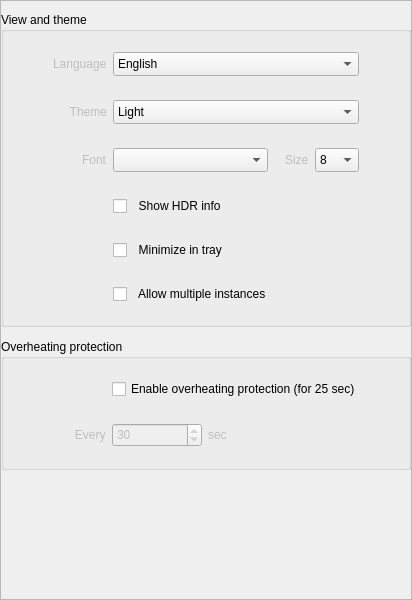
              <widget class="QWidget" name="tab_2">
               <attribute name="title">
                <string>Advanced</string>
               </attribute>
               <layout class="QGridLayout" name="gridLayout_11">
                <property name="leftMargin">
                 <number>0</number>
                </property>
                <property name="topMargin">
                 <number>0</number>
                </property>
                <property name="rightMargin">
                 <number>0</number>
                </property>
                <property name="bottomMargin">
                 <number>0</number>
                </property>
                <property name="spacing">
                 <number>0</number>
                </property>
                <item row="0" column="0">
                 <widget class="QFrame" name="frameAltTab_2">
                  <property name="minimumSize">
                   <size>
                    <width>0</width>
                    <height>600</height>
                   </size>
                  </property>
                  <property name="frameShape">
                   <enum>QFrame::StyledPanel</enum>
                  </property>
                  <property name="frameShadow">
                   <enum>QFrame::Raised</enum>
                  </property>
                  <layout class="QGridLayout" name="gridLayout_18">
                   <property name="leftMargin">
                    <number>0</number>
                   </property>
                   <property name="topMargin">
                    <number>11</number>
                   </property>
                   <property name="rightMargin">
                    <number>0</number>
                   </property>
                   <property name="bottomMargin">
                    <number>0</number>
                   </property>
                   <property name="verticalSpacing">
                    <number>0</number>
                   </property>
                   <item row="0" column="0">
                    <widget class="QGroupBox" name="groupBoxSettings_4">
                     <property name="title">
                      <string>View and theme</string>
                     </property>
                     <layout class="QGridLayout" name="gridLayout_19">
                      <property name="topMargin">
                       <number>20</number>
                      </property>
                      <property name="bottomMargin">
                       <number>20</number>
                      </property>
                      <item row="0" column="0">
                       <layout class="QGridLayout" name="gridLayout_20">
                        <property name="leftMargin">
                         <number>0</number>
                        </property>
                        <property name="topMargin">
                         <number>0</number>
                        </property>
                        <property name="rightMargin">
                         <number>0</number>
                        </property>
                        <item row="8" column="2" alignment="Qt::AlignLeft">
                         <widget class="QCheckBox" name="checkBox_tray">
                          <property name="maximumSize">
                           <size>
                            <width>600</width>
                            <height>30</height>
                           </size>
                          </property>
                          <property name="text">
                           <string>  Minimize in tray</string>
                          </property>
                         </widget>
                        </item>
                        <item row="4" column="1" alignment="Qt::AlignRight">
                         <widget class="QLabel" name="label_font">
                          <property name="enabled">
                           <bool>false</bool>
                          </property>
                          <property name="text">
                           <string>Font</string>
                          </property>
                         </widget>
                        </item>
                        <item row="2" column="2" colspan="4">
                         <widget class="QComboBox" name="comboBox_theme">
                          <property name="enabled">
                           <bool>true</bool>
                          </property>
                          <property name="sizePolicy">
                           <sizepolicy hsizetype="Minimum" vsizetype="Fixed">
                            <horstretch>0</horstretch>
                            <verstretch>0</verstretch>
                           </sizepolicy>
                          </property>
                          <property name="minimumSize">
                           <size>
                            <width>246</width>
                            <height>24</height>
                           </size>
                          </property>
                          <property name="maximumSize">
                           <size>
                            <width>246</width>
                            <height>30</height>
                           </size>
                          </property>
                          <property name="styleSheet">
                           <string notr="true"/>
                          </property>
                          <property name="currentIndex">
                           <number>0</number>
                          </property>
                          <item>
                           <property name="text">
                            <string>Light</string>
                           </property>
                          </item>
                          <item>
                           <property name="text">
                            <string>Dark</string>
                           </property>
                          </item>
                         </widget>
                        </item>
                        <item row="0" column="2" colspan="4">
                         <widget class="QComboBox" name="comboBox_lang">
                          <property name="sizePolicy">
                           <sizepolicy hsizetype="Minimum" vsizetype="Fixed">
                            <horstretch>0</horstretch>
                            <verstretch>0</verstretch>
                           </sizepolicy>
                          </property>
                          <property name="minimumSize">
                           <size>
                            <width>246</width>
                            <height>24</height>
                           </size>
                          </property>
                          <property name="maximumSize">
                           <size>
                            <width>246</width>
                            <height>30</height>
                           </size>
                          </property>
                          <item>
                           <property name="text">
                            <string>English</string>
                           </property>
                          </item>
                          <item>
                           <property name="text">
                            <string>Chinese</string>
                           </property>
                          </item>
                          <item>
                           <property name="text">
                            <string>German</string>
                           </property>
                          </item>
                          <item>
                           <property name="text">
                            <string>Russian</string>
                           </property>
                          </item>
                         </widget>
                        </item>
                        <item row="0" column="1" alignment="Qt::AlignRight">
                         <widget class="QLabel" name="label_1">
                          <property name="enabled">
                           <bool>false</bool>
                          </property>
                          <property name="text">
                           <string>Language</string>
                          </property>
                         </widget>
                        </item>
                        <item row="7" column="2">
                         <spacer name="verticalSpacer_8">
                          <property name="orientation">
                           <enum>Qt::Vertical</enum>
                          </property>
                          <property name="sizeType">
                           <enum>QSizePolicy::Fixed</enum>
                          </property>
                          <property name="sizeHint" stdset="0">
                           <size>
                            <width>20</width>
                            <height>18</height>
                           </size>
                          </property>
                         </spacer>
                        </item>
                        <item row="2" column="1" alignment="Qt::AlignRight">
                         <widget class="QLabel" name="label_theme">
                          <property name="enabled">
                           <bool>false</bool>
                          </property>
                          <property name="sizePolicy">
                           <sizepolicy hsizetype="Preferred" vsizetype="Preferred">
                            <horstretch>0</horstretch>
                            <verstretch>0</verstretch>
                           </sizepolicy>
                          </property>
                          <property name="text">
                           <string>   Theme</string>
                          </property>
                          <property name="alignment">
                           <set>Qt::AlignRight|Qt::AlignTrailing|Qt::AlignVCenter</set>
                          </property>
                         </widget>
                        </item>
                        <item row="5" column="2">
                         <spacer name="verticalSpacer_6">
                          <property name="orientation">
                           <enum>Qt::Vertical</enum>
                          </property>
                          <property name="sizeType">
                           <enum>QSizePolicy::Fixed</enum>
                          </property>
                          <property name="sizeHint" stdset="0">
                           <size>
                            <width>20</width>
                            <height>18</height>
                           </size>
                          </property>
                         </spacer>
                        </item>
                        <item row="2" column="0">
                         <spacer name="horizontalSpacer_11">
                          <property name="orientation">
                           <enum>Qt::Horizontal</enum>
                          </property>
                          <property name="sizeType">
                           <enum>QSizePolicy::Expanding</enum>
                          </property>
                          <property name="sizeHint" stdset="0">
                           <size>
                            <width>40</width>
                            <height>20</height>
                           </size>
                          </property>
                         </spacer>
                        </item>
                        <item row="4" column="5" alignment="Qt::AlignRight">
                         <widget class="QComboBox" name="comboBox_fontsize">
                          <property name="sizePolicy">
                           <sizepolicy hsizetype="Minimum" vsizetype="Fixed">
                            <horstretch>0</horstretch>
                            <verstretch>0</verstretch>
                           </sizepolicy>
                          </property>
                          <property name="minimumSize">
                           <size>
                            <width>30</width>
                            <height>24</height>
                           </size>
                          </property>
                          <property name="maximumSize">
                           <size>
                            <width>50</width>
                            <height>30</height>
                           </size>
                          </property>
                          <item>
                           <property name="text">
                            <string notr="true">8</string>
                           </property>
                          </item>
                          <item>
                           <property name="text">
                            <string notr="true">9</string>
                           </property>
                          </item>
                          <item>
                           <property name="text">
                            <string notr="true">10</string>
                           </property>
                          </item>
                          <item>
                           <property name="text">
                            <string notr="true">11</string>
                           </property>
                          </item>
                          <item>
                           <property name="text">
                            <string notr="true">12</string>
                           </property>
                          </item>
                         </widget>
                        </item>
                        <item row="4" column="6">
                         <spacer name="horizontalSpacer_10">
                          <property name="orientation">
                           <enum>Qt::Horizontal</enum>
                          </property>
                          <property name="sizeHint" stdset="0">
                           <size>
                            <width>40</width>
                            <height>20</height>
                           </size>
                          </property>
                         </spacer>
                        </item>
                        <item row="2" column="6">
                         <spacer name="horizontalSpacer_9">
                          <property name="orientation">
                           <enum>Qt::Horizontal</enum>
                          </property>
                          <property name="sizeHint" stdset="0">
                           <size>
                            <width>40</width>
                            <height>20</height>
                           </size>
                          </property>
                         </spacer>
                        </item>
                        <item row="4" column="4" alignment="Qt::AlignRight">
                         <widget class="QLabel" name="label_fontSize">
                          <property name="enabled">
                           <bool>false</bool>
                          </property>
                          <property name="text">
                           <string>Size</string>
                          </property>
                         </widget>
                        </item>
                        <item row="3" column="2">
                         <spacer name="verticalSpacer_16">
                          <property name="orientation">
                           <enum>Qt::Vertical</enum>
                          </property>
                          <property name="sizeType">
                           <enum>QSizePolicy::Fixed</enum>
                          </property>
                          <property name="sizeHint" stdset="0">
                           <size>
                            <width>20</width>
                            <height>18</height>
                           </size>
                          </property>
                         </spacer>
                        </item>
                        <item row="6" column="2">
                         <widget class="QCheckBox" name="checkBox_showHDR">
                          <property name="enabled">
                           <bool>true</bool>
                          </property>
                          <property name="sizePolicy">
                           <sizepolicy hsizetype="Minimum" vsizetype="Fixed">
                            <horstretch>0</horstretch>
                            <verstretch>0</verstretch>
                           </sizepolicy>
                          </property>
                          <property name="maximumSize">
                           <size>
                            <width>600</width>
                            <height>30</height>
                           </size>
                          </property>
                          <property name="styleSheet">
                           <string notr="true"/>
                          </property>
                          <property name="text">
                           <string>  Show HDR info</string>
                          </property>
                          <property name="checkable">
                           <bool>true</bool>
                          </property>
                          <property name="checked">
                           <bool>false</bool>
                          </property>
                         </widget>
                        </item>
                        <item row="4" column="2" colspan="2" alignment="Qt::AlignLeft">
                         <widget class="QComboBox" name="comboBox_font">
                          <property name="sizePolicy">
                           <sizepolicy hsizetype="Preferred" vsizetype="Fixed">
                            <horstretch>0</horstretch>
                            <verstretch>0</verstretch>
                           </sizepolicy>
                          </property>
                          <property name="minimumSize">
                           <size>
                            <width>155</width>
                            <height>24</height>
                           </size>
                          </property>
                          <property name="maximumSize">
                           <size>
                            <width>155</width>
                            <height>30</height>
                           </size>
                          </property>
                         </widget>
                        </item>
                        <item row="1" column="2">
                         <spacer name="verticalSpacer_15">
                          <property name="orientation">
                           <enum>Qt::Vertical</enum>
                          </property>
                          <property name="sizeType">
                           <enum>QSizePolicy::Fixed</enum>
                          </property>
                          <property name="sizeHint" stdset="0">
                           <size>
                            <width>20</width>
                            <height>18</height>
                           </size>
                          </property>
                         </spacer>
                        </item>
                        <item row="9" column="2">
                         <spacer name="verticalSpacer_17">
                          <property name="orientation">
                           <enum>Qt::Vertical</enum>
                          </property>
                          <property name="sizeType">
                           <enum>QSizePolicy::Fixed</enum>
                          </property>
                          <property name="sizeHint" stdset="0">
                           <size>
                            <width>20</width>
                            <height>18</height>
                           </size>
                          </property>
                         </spacer>
                        </item>
                        <item row="10" column="2" colspan="3">
                         <widget class="QCheckBox" name="checkBox_allowDuplicates">
                          <property name="maximumSize">
                           <size>
                            <width>600</width>
                            <height>30</height>
                           </size>
                          </property>
                          <property name="text">
                           <string>  Allow multiple instances</string>
                          </property>
                         </widget>
                        </item>
                       </layout>
                      </item>
                     </layout>
                    </widget>
                   </item>
                   <item row="1" column="0">
                    <spacer name="verticalSpacer_7">
                     <property name="orientation">
                      <enum>Qt::Vertical</enum>
                     </property>
                     <property name="sizeType">
                      <enum>QSizePolicy::Fixed</enum>
                     </property>
                     <property name="sizeHint" stdset="0">
                      <size>
                       <width>20</width>
                       <height>12</height>
                      </size>
                     </property>
                    </spacer>
                   </item>
                   <item row="4" column="0">
                    <spacer name="verticalSpacer_5">
                     <property name="orientation">
                      <enum>Qt::Vertical</enum>
                     </property>
                     <property name="sizeHint" stdset="0">
                      <size>
                       <width>20</width>
                       <height>6</height>
                      </size>
                     </property>
                    </spacer>
                   </item>
                   <item row="2" column="0">
                    <widget class="QGroupBox" name="groupBoxSettings_3">
                     <property name="title">
                      <string>Overheating protection</string>
                     </property>
                     <layout class="QGridLayout" name="gridLayout_17">
                      <property name="topMargin">
                       <number>20</number>
                      </property>
                      <property name="bottomMargin">
                       <number>20</number>
                      </property>
                      <item row="0" column="0">
                       <layout class="QGridLayout" name="gridLayout_16">
                        <property name="leftMargin">
                         <number>0</number>
                        </property>
                        <property name="rightMargin">
                         <number>0</number>
                        </property>
                        <item row="2" column="2">
                         <widget class="QSpinBox" name="spinBox_protectionTimer">
                          <property name="enabled">
                           <bool>false</bool>
                          </property>
                          <property name="sizePolicy">
                           <sizepolicy hsizetype="Minimum" vsizetype="Fixed">
                            <horstretch>0</horstretch>
                            <verstretch>0</verstretch>
                           </sizepolicy>
                          </property>
                          <property name="minimumSize">
                           <size>
                            <width>30</width>
                            <height>24</height>
                           </size>
                          </property>
                          <property name="maximumSize">
                           <size>
                            <width>90</width>
                            <height>30</height>
                           </size>
                          </property>
                          <property name="styleSheet">
                           <string notr="true"/>
                          </property>
                          <property name="specialValueText">
                           <string notr="true"/>
                          </property>
                          <property name="suffix">
                           <string notr="true"/>
                          </property>
                          <property name="prefix">
                           <string notr="true"/>
                          </property>
                          <property name="minimum">
                           <number>15</number>
                          </property>
                          <property name="maximum">
                           <number>1800</number>
                          </property>
                          <property name="value">
                           <number>30</number>
                          </property>
                         </widget>
                        </item>
                        <item row="1" column="2">
                         <spacer name="verticalSpacer_14">
                          <property name="orientation">
                           <enum>Qt::Vertical</enum>
                          </property>
                          <property name="sizeType">
                           <enum>QSizePolicy::Fixed</enum>
                          </property>
                          <property name="sizeHint" stdset="0">
                           <size>
                            <width>20</width>
                            <height>18</height>
                           </size>
                          </property>
                         </spacer>
                        </item>
                        <item row="2" column="1" alignment="Qt::AlignRight">
                         <widget class="QLabel" name="label_7">
                          <property name="enabled">
                           <bool>false</bool>
                          </property>
                          <property name="sizePolicy">
                           <sizepolicy hsizetype="Preferred" vsizetype="Preferred">
                            <horstretch>0</horstretch>
                            <verstretch>0</verstretch>
                           </sizepolicy>
                          </property>
                          <property name="text">
                           <string>      Every</string>
                          </property>
                         </widget>
                        </item>
                        <item row="2" column="3" alignment="Qt::AlignLeft">
                         <widget class="QLabel" name="label_6">
                          <property name="enabled">
                           <bool>false</bool>
                          </property>
                          <property name="text">
                           <string>sec</string>
                          </property>
                         </widget>
                        </item>
                        <item row="0" column="2" colspan="2">
                         <widget class="QCheckBox" name="checkBox_protection">
                          <property name="sizePolicy">
                           <sizepolicy hsizetype="Minimum" vsizetype="Fixed">
                            <horstretch>0</horstretch>
                            <verstretch>0</verstretch>
                           </sizepolicy>
                          </property>
                          <property name="minimumSize">
                           <size>
                            <width>246</width>
                            <height>0</height>
                           </size>
                          </property>
                          <property name="maximumSize">
                           <size>
                            <width>246</width>
                            <height>16777215</height>
                           </size>
                          </property>
                          <property name="styleSheet">
                           <string notr="true"/>
                          </property>
                          <property name="text">
                           <string>Enable overheating protection (for 25 sec)</string>
                          </property>
                         </widget>
                        </item>
                        <item row="2" column="0">
                         <spacer name="horizontalSpacer_6">
                          <property name="orientation">
                           <enum>Qt::Horizontal</enum>
                          </property>
                          <property name="sizeType">
                           <enum>QSizePolicy::Expanding</enum>
                          </property>
                          <property name="sizeHint" stdset="0">
                           <size>
                            <width>40</width>
                            <height>20</height>
                           </size>
                          </property>
                         </spacer>
                        </item>
                        <item row="2" column="4">
                         <spacer name="horizontalSpacer_4">
                          <property name="orientation">
                           <enum>Qt::Horizontal</enum>
                          </property>
                          <property name="sizeHint" stdset="0">
                           <size>
                            <width>40</width>
                            <height>20</height>
                           </size>
                          </property>
                         </spacer>
                        </item>
                       </layout>
                      </item>
                     </layout>
                    </widget>
                   </item>
                  </layout>
                 </widget>
                </item>
               </layout>
              </widget>
